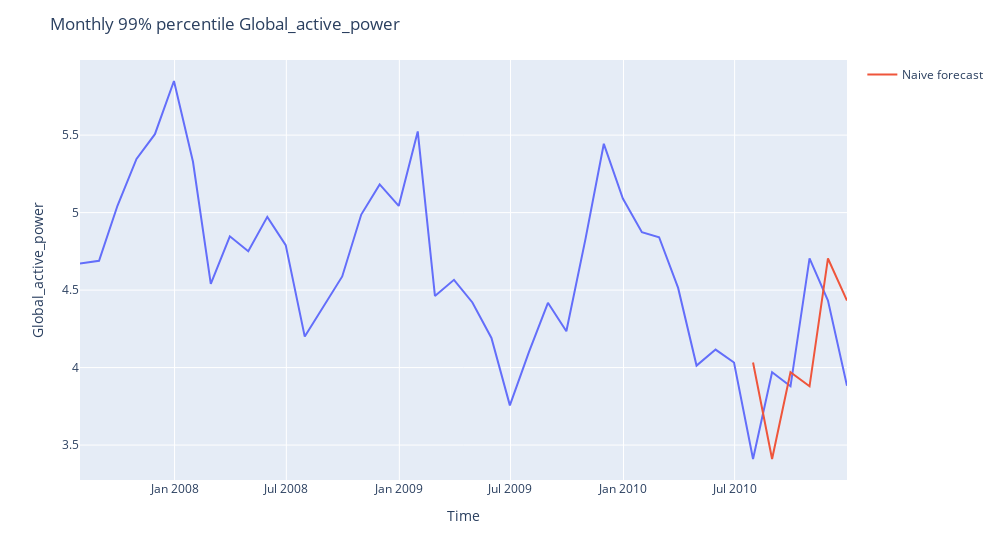

Notebook source saved alongside this figure:
### Code cell
figure = px.line(x=df_monthly.index, y=df_monthly[var])
figure.add_scatter(x=y_true.index, y=y_predict, mode="lines", name="Naive forecast")
figure.update_layout(
    title=f"Monthly 99% percentile {var}",
    width=1000,
    xaxis_title="Time",
    yaxis_title=f"{var}",
)
figure.show()

### Figure 1 — Plotly figure (JSON) as saved in the notebook; plotly's stock layout.template omitted (floating-point values rounded to 4 significant figures)
{"data": [{"hovertemplate": "x=%{x}<br>y=%{y}<extra></extra>", "legendgroup": "", "line": {"color": "#636efa", "dash": "solid"}, "marker": {"symbol": "circle"}, "mode": "lines", "name": "", "orientation": "v", "showlegend": false, "x": ["2007-07-31T00:00:00", "2007-08-31T00:00:00", "2007-09-30T00:00:00", "2007-10-31T00:00:00", "2007-11-30T00:00:00", "2007-12-31T00:00:00", "2008-01-31T00:00:00", "2008-02-29T00:00:00", "2008-03-31T00:00:00", "2008-04-30T00:00:00", "2008-05-31T00:00:00", "2008-06-30T00:00:00", "2008-07-31T00:00:00", "2008-08-31T00:00:00", "2008-09-30T00:00:00", "2008-10-31T00:00:00", "2008-11-30T00:00:00", "2008-12-31T00:00:00", "2009-01-31T00:00:00", "2009-02-28T00:00:00", "2009-03-31T00:00:00", "2009-04-30T00:00:00", "2009-05-31T00:00:00", "2009-06-30T00:00:00", "2009-07-31T00:00:00", "2009-08-31T00:00:00", "2009-09-30T00:00:00", "2009-10-31T00:00:00", "2009-11-30T00:00:00", "2009-12-31T00:00:00", "2010-01-31T00:00:00", "2010-02-28T00:00:00", "2010-03-31T00:00:00", "2010-04-30T00:00:00", "2010-05-31T00:00:00", "2010-06-30T00:00:00", "2010-07-31T00:00:00", "2010-08-31T00:00:00", "2010-09-30T00:00:00", "2010-10-31T00:00:00", "2010-11-30T00:00:00", "2010-12-31T00:00:00"], "xaxis": "x", "y": [4.671, 4.689, 5.044, 5.346, 5.506, 5.849, 5.328, 4.54, 4.847, 4.75, 4.972, 4.79, 4.2, 4.4, 4.588, 4.987, 5.182, 5.043, 5.524, 4.462, 4.566, 4.42, 4.191, 3.756, 4.1, 4.418, 4.234, 4.827, 5.444, 5.09, 4.874, 4.841, 4.514, 4.013, 4.116, 4.033, 3.41, 3.97, 3.879, 4.704, 4.432, 3.882], "yaxis": "y", "type": "scatter"}, {"mode": "lines", "name": "Naive forecast", "x": ["2010-07-31T00:00:00", "2010-08-31T00:00:00", "2010-09-30T00:00:00", "2010-10-31T00:00:00", "2010-11-30T00:00:00", "2010-12-31T00:00:00"], "y": [4.033, 3.41, 3.97, 3.879, 4.704, 4.432], "type": "scatter"}], "layout": {"xaxis": {"anchor": "y", "domain": [0.0, 1.0], "title": {"text": "Time"}}, "yaxis": {"anchor": "x", "domain": [0.0, 1.0], "title": {"text": "Global_active_power"}}, "legend": {"tracegroupgap": 0}, "margin": {"t": 60}, "title": {"text": "Monthly 99% percentile Global_active_power"}, "width": 1000}}
